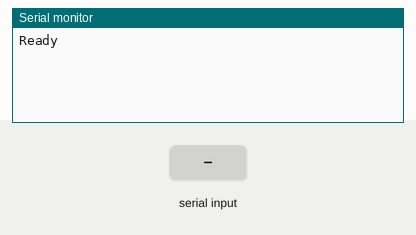
Recording of a sketch running on a simulated Arduino Uno, built with avr-gcc and run on an emulated ATmega328P. Shown: the last lines printed to the serial monitor. The test bench sets the inputs (shaded band).

Above: at 1.2 s.
1.3 s: "1" received over Serial
At 1.7 s:
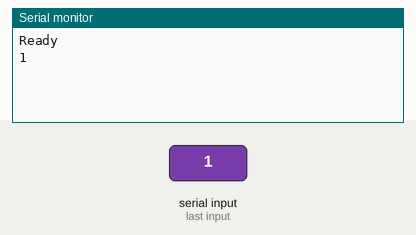
2.8 s: "0" received over Serial
At 4.0 s:
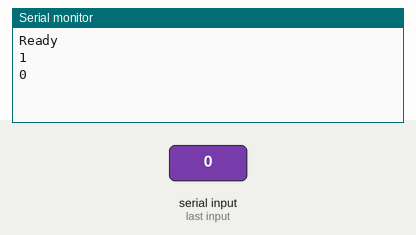
4.3 s: "2" received over Serial
At 5.2 s:
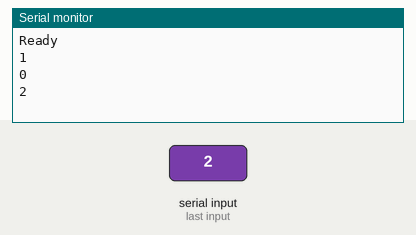

Measured:
- after the input at 1.3 s, the serial monitor: prints a new line at once (image 1)
- after the input at 2.8 s, the serial monitor: prints a new line at once (image 2)
- after the input at 4.3 s, the serial monitor: prints a new line at once (image 3)

The sketch:

relay_arduino.ino
```cpp
#include <SoftwareSerial.h>

SoftwareSerial mySerial(10,11);

void setup() {
Serial.begin(38400); // set the baud rate
Serial.println("Ready"); // print "Ready" once
mySerial.begin(38400);
mySerial.write(90);
}
void loop() {
char inByte = ' ';
if(Serial.available()){ // only send data back if data has been sent
char inByte = Serial.read(); // read the incoming data
mySerial.write((int)inByte);
Serial.println(inByte); // send the data back in a new line so that it is not all one long line.
// for debugging only
}
delayMicroseconds(50); // delay
}
```
